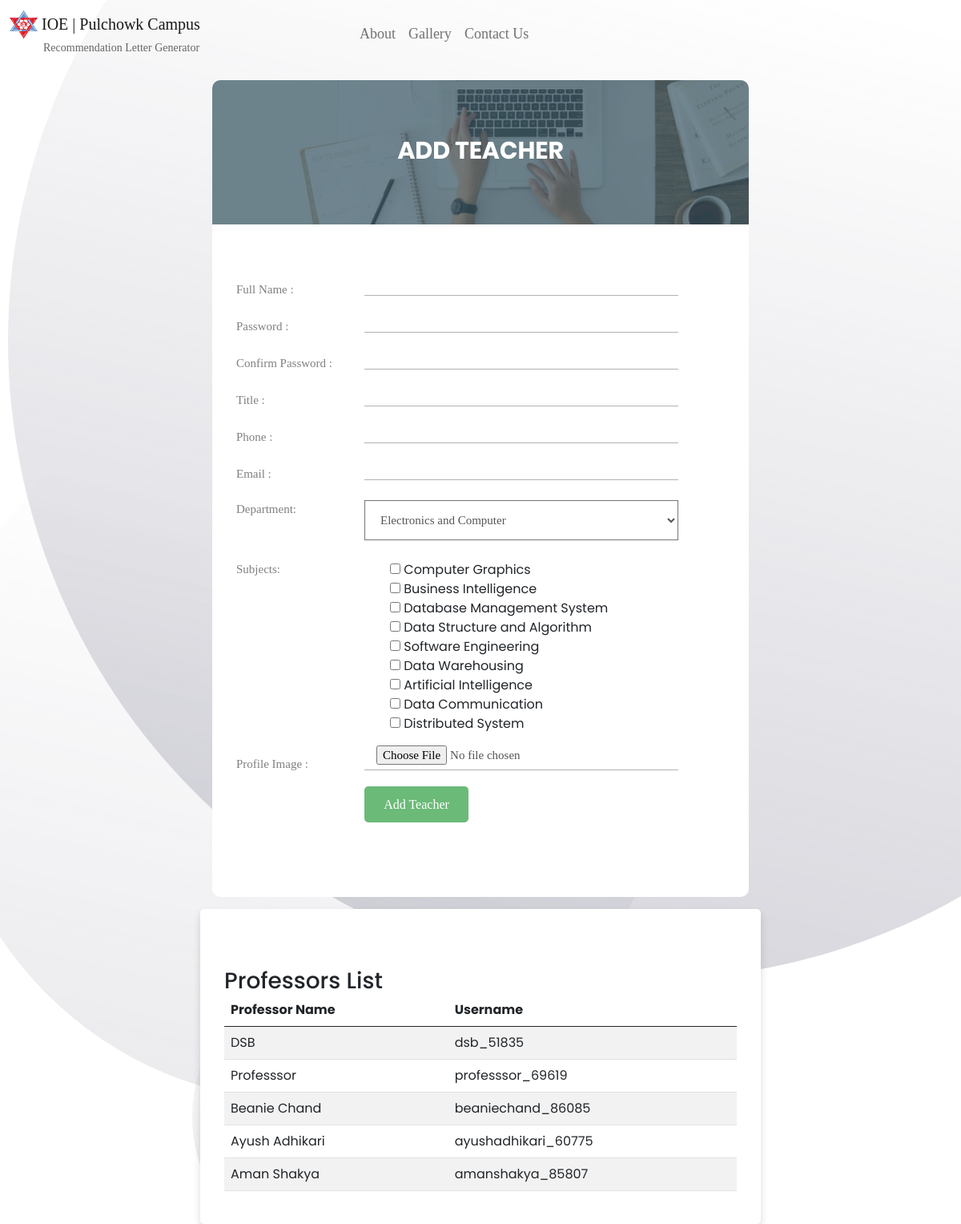
The page /adminDashboard on the database its author committed.
### home/models.py (models this page shows, shortened)
class TeacherInfo(models.Model):
    unique_id = models.CharField(max_length=10, null=True)
    name = models.CharField(max_length=40,null=True,blank=True)
    title = models.CharField(max_length=30,null=True,blank=True)
    phone = models.CharField(max_length=15,null=True,blank=True)
    email = models.EmailField()
    department = models.ForeignKey(Department,on_delete=CASCADE)
    images = models.ImageField(upload_to='images/', blank=True, default="cute_baby.gif")
    subjects = models.ManyToManyField(Subject)
    class Meta:
        db_table = 'TeacherInfo'

### home/views.py (the view)
# urls.py: path('adminDashboard', views.adminDashboard, name='adminDashboard'),
def adminDashboard(request):
    if request.method == 'POST':
        form = TeacherInfoForm(request.POST, request.FILES)
        if form.is_valid():
            email = request.POST.get('email')
            if TeacherInfo.objects.filter(email=email).exists():
                messages.warning(request, 'Another teacher with the same email already exists.')
                return redirect('adminDashboard')
            unique_id = generate_unique_id()
            while TeacherInfo.objects.filter(unique_id=unique_id).exists():
                unique_id = generate_unique_id()
            teacher_info = form.save(commit=False)
            teacher_info.unique_id = unique_id
            teacher_info.save()
            uname = teacher_info.name.lower().replace('dr. ', '').replace(' ', '') + "_" + unique_id
            user = User.objects.create_user(
                username=uname,
                password=form.cleaned_data['password'],  # Password is taken from the cleaned data
                first_name=teacher_info.name,
                last_name= '/' + unique_id             # 78batch: seniors had made to input last name as /unique id
            )
            user.email = teacher_info.email
            user.save()
            form.save_m2m()
            messages.success(request, 'Teacher added successfully!')
            send_mail('Account Created Successfully', f'Dear sir,\n  Your account has been created in Recommendation Letter Generator. Your username is {uname}. Please login to verify. If you get any problem please contact us.  \n Link: http://recommendation-generator.bct.itclub.pp.ua/  \n \nBest Regards, \nIoe Recommendation Letter Generator', 'ioerecoletter@gmail.com', [teacher_info.email], fail_silently=False)
            return redirect('adminDashboard')
        else:
            messages.error(request, 'An error occurred while adding the teacher. Please try again.')
            return redirect('adminDashboard')
    else:
        form = TeacherInfoForm()
    departments = Department.objects.all()
    subjects = Subject.objects.all()
    teachers = TeacherInfo.objects.all()
    teacher_usernames = {}
    for teacher in teachers:
        teacher_usernames[teacher.name] = f"{teacher.name.lower().replace('dr. ', '').replace(' ', '')}_{teacher.unique_id}"
    reversed_teacher_usernames = OrderedDict(reversed(list(teacher_usernames.items())))
    return render(request, 'adminDashboard.html', {
        'form': form,
        'departments': departments,
        'subjects': subjects,
        'professors': reversed_teacher_usernames
    })

### home/forms.py (shortened to what this page needs)
class TeacherInfoForm(forms.ModelForm):
    password = forms.CharField(widget=forms.PasswordInput, required=True)
    confirm_password = forms.CharField(widget=forms.PasswordInput, required=True)
    class Meta:
        model = TeacherInfo
        fields = ['name', 'title', 'phone', 'email', 'department', 'images', 'subjects']
        widgets = {
            'subjects': forms.CheckboxSelectMultiple(),  # Or use forms.SelectMultiple() if you prefer a dropdown
        }

### home/models.py (called while the page is built)
    def __str__(self):
        return str(self.sub_name)

### templates/adminDashboard.html (shortened to what this page needs)
{% extends 'base.html' %}
{% block body %}
<div class="limiter">
    <div class="container-login100">
        <div class="wrap-login100">
            <div class="login100-form-title" style="background-image: url(static/images/bg-01.jpg)">
                <span class="login100-form-title-1"> Add Teacher </span>
            </div>
            <form class="login100-form validate-form" method="POST" enctype="multipart/form-data" action="adminDashboard">
                <div class="wrap-input100 validate-input m-b-26" data-validate="Full Name is required">
                    <span class="label-input100">Full Name :</span>
                    <input class="input100" type="text" name="name" required/>
                    <span class="focus-input100"></span>
                </div>
                <div class="wrap-input100 validate-input m-b-26" data-validate="Username is required">
                    <span class="label-input100">Password :</span>
                    <input class="input100" id="floatingInput" type="password" name="password" required/>
                    <span class="focus-input100"></span>
                </div>
                <div class="wrap-input100 validate-input m-b-26" data-validate="Username is required">
                    <span class="label-input100">Confirm Password :</span>
                    <input class="input100" id="floatingInput" type="password" name="confirm_password" required/>
                    <span class="focus-input100"></span>
                </div>
                <div class="wrap-input100 validate-input m-b-26" data-validate="Title is required">
                    <span class="label-input100">Title :</span>
                    <input class="input100" type="text" name="title" required/>
                    <span class="focus-input100"></span>
                </div>
                <div class="wrap-input100 validate-input m-b-26" data-validate="Phone is required">
                    <span class="label-input100">Phone :</span>
                    <input class="input100" type="text" name="phone" required/>
                    <span class="focus-input100"></span>
                </div>
                <div class="wrap-input100 validate-input m-b-26" data-validate="Email is required">
                    <span class="label-input100">Email :</span>
                    <input class="input100" type="email" name="email" required/>
                    <span class="focus-input100"></span>
                </div>
                <div style="margin-top:25px;position:relative;width:100%;" class="form-made" data-validate="Department is required">
                    <span class="details">Department:</span>
                    <select class="input100" name="department" required>
                        {% if departments %}
                        {% for depart in departments %}
                        <option value="{{ depart.id }}">{{ depart.dept_name }}</option>
                        {% endfor %}
                        {% endif %}
                    </select>
                </div>
                <div style="margin-top:25px;position:relative;width:100%;" class="form-made" data-validate="Subjects are required">
                    <span class="details">Subjects:</span>
                    {{ form.subjects }}
                </div>
                <div class="wrap-input100 validate-input m-b-26" data-validate="Image is required">
                    <span class="label-input100">Profile Image :</span>
                    <input class="input100" type="file" name="images" required/>
                    <span class="focus-input100"></span>
                </div>
                <div class="container-login100-form-btn">
                    <button class="login100-form-btn">Add Teacher</button>
                </div>
            </form>
        </div>
    </div>
    <div class="container">
        <div class="mt-5">
            <h3>Professors List</h3>
            <table class="table table-striped">
                <thead>
                    <tr>
                        <th scope="col">Professor Name</th>
                        <th scope="col">Username</th>
                    </tr>
                </thead>
                <tbody>
                    {% if professors %}
                    {% for name, username in professors.items %}
                    <tr>
                        <td>{{ name }}</td>
                        <td>{{ username }}</td>
                    </tr>
                    {% endfor %}
                    {% else %}
                    <tr>
                        <td colspan="2">No professors found.</td>
                    </tr>
                    {% endif %}
                </tbody>
            </table>
        </div>
    </div>
</div>
{% endblock body %}

### static/css/main.css (style rules this page uses)
* { margin: 0px; padding: 0px; box-sizing: border-box; }
body, html { height: 100%; font-family: Poppins-Regular, sans-serif; }
h1,h2,h3,h4,h5,h6 { margin: 0px; }
ul, li { margin: 0px; list-style-type: none; }
input { outline: none; border: none; }
label { display: block; margin: 0; }
button { outline: none !important; border: none; background: transparent; }
.limiter { width: 100%; margin: 0 auto; }
.container-login100 { width: 100%; min-height: 90vh; display: -webkit-box; display: -webkit-flex; display: -moz-box; display: -ms-flexbox; display: flex; flex-wrap: wrap; justify-content: center; align-items: center; padding: 15px; }
.wrap-login100 { width: 670px; background: #fff; border-radius: 10px; overflow: hidden; position: relative; }
.login100-form-title { width: 100%; position: relative; z-index: 1; display: -webkit-box; display: -webkit-flex; display: -moz-box; display: -ms-flexbox; display: flex; flex-wrap: wrap; flex-direction: column; align-items: center; background-repeat: no-repeat; background-size: cover; background-position: center; padding: 70px 15px 74px 15px; }
.login100-form-title-1 { font-family: Poppins-Bold; font-size: 30px; color: #fff; text-transform: uppercase; line-height: 1.2; text-align: center; }
.login100-form-title::before { content: ""; display: block; position: absolute; z-index: -1; width: 100%; height: 100%; top: 0; left: 0; background-color: rgba(54,84,99,0.7); }
.login100-form { width: 100%; display: -webkit-box; display: -webkit-flex; display: -moz-box; display: -ms-flexbox; display: flex; flex-wrap: wrap; justify-content: space-between; padding: 43px 88px 93px 190px; }
.wrap-input100 { width: 100%; position: relative; border-bottom: 1px solid #b2b2b2; }
.label-input100 { white-space: nowrap; font-family: Poppins-Regular; font-size: 15px; color: #808080; line-height: 1.2; text-align: left; position: absolute; top: 14px; left: -160px; width: 100px; margin-top: 15px !important; margin-top:15px !important; }
.input100 { font-family: Poppins-Regular; font-size: 15px; color: #555555; line-height: 1.2; display: block; width: 100%; background: transparent; padding: 15px !important; padding:15px !important; }
.focus-input100 { position: absolute; display: block; width: 100%; height: 100%; top: 0; left: 0; pointer-events: none; }
.focus-input100::before { content: ""; display: block; position: absolute; bottom: -1px; left: 0; width: 0; height: 1px; -webkit-transition: all 0.6s; -o-transition: all 0.6s; -moz-transition: all 0.6s; transition: all 0.6s; background: #57b846; }
input.input100 { height: 45px; }
.container-login100-form-btn { width: 100%; display: -webkit-box; display: -webkit-flex; display: -moz-box; display: -ms-flexbox; display: flex; flex-wrap: wrap; margin-top: 20px !important; }
.login100-form-btn { display: -webkit-box; display: -webkit-flex; display: -moz-box; display: -ms-flexbox; display: flex; justify-content: center; align-items: center; padding: 20px 20px; min-width: 130px; font-size: 20px; height: 45px; background-color: #6bba78; border-radius: 5px; font-family: Poppins-Regular; font-size: 16px; color: #fff; line-height: 1.2; -webkit-transition: all 0.4s; -o-transition: all 0.4s; -moz-transition: all 0.4s; transition: all 0.4s; text-decoration: none; }
.validate-input { position: relative; }

### static/css/style.css (style rules this page uses)
* { margin: 0px; padding: 0px; box-sizing: border-box; }
body { font-family: "Poppins", sans-serif; }
button { font-family: "Poppins", sans-serif; }
.container { max-width: 700px; width: 100%; background-color: #fff; padding: 25px 30px; border-radius: 5px; box-shadow: 0 5px 10px rgba(0, 0, 0, 0.15); justify-content: center; align-items: center; margin: auto; }
.form-made .details { position: absolute; left: -160px; width: 100px; color: #808080; font-family: Poppins-Regular; font-size: 15px; }

### rows shown on the page
TeacherInfo: professors "DSB"
TeacherInfo: professors "Professsor"
TeacherInfo: professors "Beanie Chand"
TeacherInfo: professors "Ayush Adhikari"
TeacherInfo: professors "Aman Shakya"

### other values the page prints
{{ username }} "dsb_51835" "professsor_69619" "beaniechand_86085" "ayushadhikari_60775" "amanshakya_85807"
form field department "Electronics and Computer"
